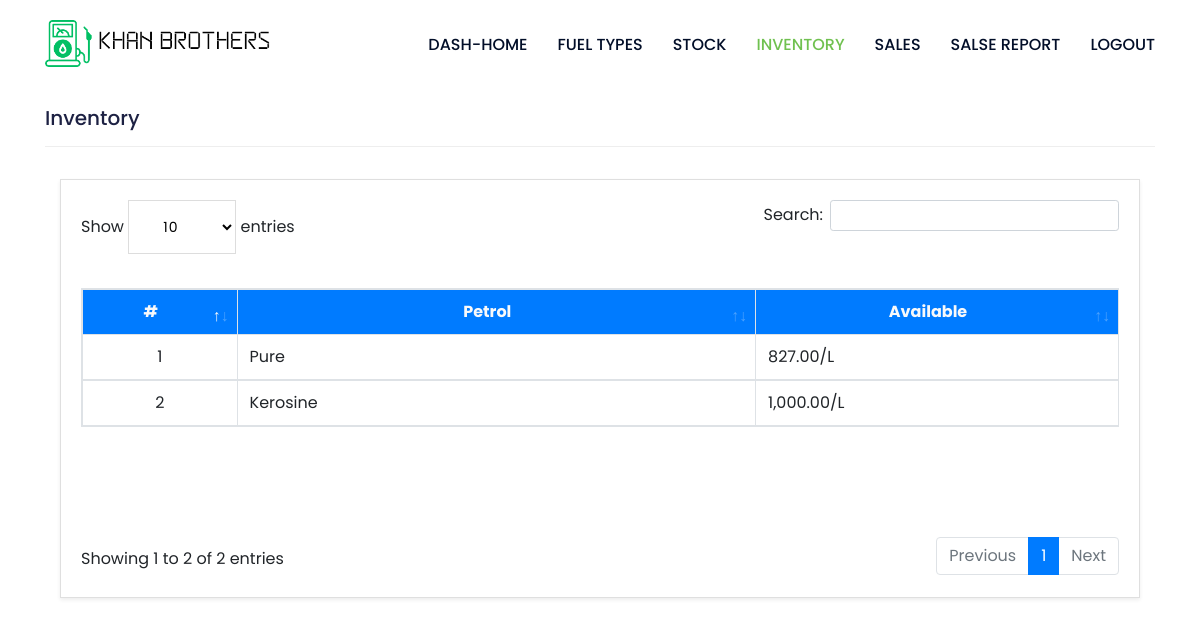
/kb-dash/inventory/ (signed in), run on the app's committed database.
### management/models.py (models this page shows)
class Fuel(models.Model):
    name = models.CharField(max_length=100)
    description = models.TextField()
    status = models.CharField(max_length=2, choices=(('1', 'Active'), ('0', 'Inactive')), default=1)
    price = models.FloatField(max_length=(15, 2), default=0)
    date_created = models.DateTimeField(auto_now=True)
    class Meta:
        verbose_name_plural = "Fuel type list"
    def __str__(self):
        return str(f"{self.name}")
    def available(self):
        try:
            stock_in = self.stocks.aggregate(models.Sum("volume"))['volume__sum']
            if stock_in is None:
                stock_in = 0
        except:
            stock_in = 0
        try:
            sale = self.sales.aggregate(models.Sum("volume"))['volume__sum']
            if sale is None:
                sale = 0
        except:
            sale = 0
        return stock_in - sale

### management/views.py (the view)
# urls.py: path('inventory/', views.inventory_view, name='inventory'),
@login_required
def inventory_view(request):
  fuels = Fuel.objects.filter(status=1)
  return render(request, 'management/inventory.html', {'fuels': fuels})

### kb_config/templates/management/inventory.html (shortened to what this page needs)
{% extends "management_base.html" %}
{% load humanize %}
{% block content %}
<h3 class="fw-bolder">Inventory</h3>
<hr>
<section class="py-3">
  <div class="container">
    <div class="card rounded-0 shadow-sm blur">
      <div class="card-body">
        <div class="container-fluid">
          <table class="table table-stripped table-bordered" id="fuel-table">
            <colgroup>
              <col width="15%">
              <col width="50%">
              <col width="35%">
            </colgroup>
            <thead>
              <tr class="bg-primary bg-gradient text-light">
                <th class="text-center">#</th>
                <th class="text-center">Petrol</th>
                <th class="text-center">Available</th>
              </tr>
            </thead>
            <tbody>
              {% for fuel in fuels %}
              <tr>
                <td class="text-center">{{forloop.counter}}</td>
                <td class="">{{fuel}}</td>
                <td class="text-end">{{ fuel.available|floatformat:2|intcomma }}/L</td>
              </tr>
              {% endfor %}
            </tbody>
          </table>
        </div>
      </div>
    </div>
  </div>
</section>
{% endblock content %}

### kb_config/static/css/barfiller.css (style rules this page uses)
body { font-family: Arial; background: #eee; }

### kb_config/static/css/style.css (style rules this page uses)
html, body { height: 100%; -moz-osx-font-smoothing: grayscale; -webkit-font-smoothing: antialiased; font-smoothing: antialiased; }
body { font-family: 'Poppins', sans-serif; font-size: 16px; line-height: 20px; font-weight: 400; position: relative; z-index: 1; background: #fff; overflow-x: hidden; }
h1, h2, h3, h4, h5, h6 { position: relative; font-family: 'Poppins', sans-serif; font-weight: 500; margin: 0; color: #1d2143; }
h3 { font-size: 20px; }
table, th, tr, td { border: 1px solid #191919; }
th, tr, td { padding: 10px; }
hr { border-top: 1px solid #eee; }
.container-fluid { padding: 0; }

### data on the page
Fuel: name "Pure", available "827.00"
Fuel: name "Kerosine", available "1,000.00"
